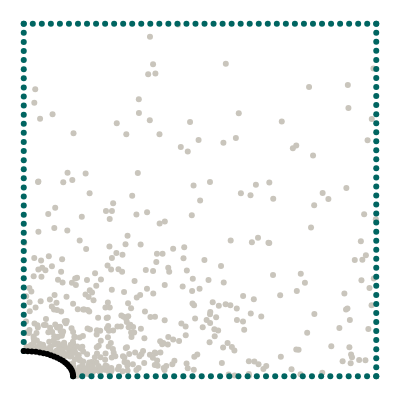

The cell this chart's notebook holds for it:
### Markdown cell above
## Geometry

We want to model a quarter of a plate with an elliptical hole. The domain itself is represented by collocation points, the boundaries are represented by uniformly sampled points along the perimeter.

### Code cell
import torch
from torch.optim.lr_scheduler import StepLR, ExponentialLR
import numpy as np
from scipy.stats import qmc
from plotly.express.colors import sequential
import plotly.graph_objects as go
import plotly.figure_factory as ff
from tqdm import tqdm
import matplotlib.pyplot as plt
from scipy.interpolate import interp1d
import pandas as pd
import seaborn as sns


torch.set_default_dtype(torch.float64)
from global_constants import L, R, MU, LBD, N1, N2

from new_plate_elliptic_hole import Plate 

# Elliptical axis in x direction
Rx = 0.14
Ry = R**2 / Rx
# Edge samples
N = 40
# Number of collocation points
M = 500

# Epochs
epochs = 6000
# Batch size
batch_size = 64
# Learning rate
lr = 0.0005 #0.001
# Scheduler step width
scheduler_step = 500
# Gamma factor of scheduler
scheduler_gamma = 0.6
# Number of hidden neurons
hn = 256 #recommended by wang et al



def generate_radii_list(min_Ra_x, max_Ra_x, step):
    if step == 0:
        rad_x_list = [min_Ra_x, max_Ra_x]
    else:
        num_steps = int((max_Ra_x - min_Ra_x) / step) + 1
        rad_x_list = np.linspace(min_Ra_x, max_Ra_x, num_steps)
        rad_x_list = [round(rad_x, 2) for rad_x in rad_x_list]
    rad_y_list = []
    for rad_x in rad_x_list:
        rad_y_list.append(R**2 / rad_x)
    return rad_x_list, rad_y_list

def generate_multiple_plates(min_Ra_x, max_Ra_x, step_size):

    list_collo = torch.empty(0,3,requires_grad=True)
    list_top = torch.empty(0,3,requires_grad=True)
    list_right = torch.empty(0,3,requires_grad=True)
    list_left = torch.empty(0,3,requires_grad=True)
    list_bottom = torch.empty(0,3,requires_grad=True)
    list_hole = torch.empty(0,5,requires_grad=True)

    rad_x_list, rad_y_list = generate_radii_list(min_Ra_x, max_Ra_x, step_size)
    for rad_x in rad_x_list:
        p1 = Plate(rad_x, N, M)
        #data_one_plate -> [collocation, top, right, left, bottom, hole, n_hole]
        collo_points, top_points, right_points, left_points, bottom_points, hole_points = p1.generate_dataset()
        list_collo = torch.cat((list_collo, collo_points), dim=0)
        list_top = torch.cat((list_top, top_points), dim=0)
        list_right = torch.cat((list_right, right_points), dim=0)
        list_left = torch.cat((list_left, left_points), dim=0)
        list_bottom = torch.cat((list_bottom, bottom_points), dim=0)
        list_hole = torch.cat((list_hole, hole_points), dim=0)
        
    return list_collo, list_top, list_right, list_left, list_bottom, list_hole 

def generate_multiple_plates_dict(min_Ra_x, max_Ra_x):
    dict_plate_points = dict()
    tuples = [
            ("x_collo", 0, 0),
            ("y_collo", 0, 1),
            ("x_top", 1, 0),
            ("y_top", 1, 1),
            ("x_right", 2, 0),
            ("y_right", 2, 1),
            ("x_left", 3, 0),
            ("y_left", 3, 1),
            ("x_bottom", 4, 0),
            ("y_bottom", 4, 1),
            ("x_hole", 5, 0),
            ("y_hole", 5, 1),   
        ] 
    
    rad_x_list, rad_y_list = generate_radii_list(min_Ra_x, max_Ra_x, 0.01)
    for rad_x in rad_x_list:
        p1 = Plate(rad_x, N, M)
        #data_one_plate -> [collocation, top, right, left, bottom, hole, n_hole]
        data_one_plate = p1.generate_dataset()

        for tuple in tuples:
            key = tuple[0]
            dict_plate_points.setdefault(key, []).append(data_one_plate[tuple[1]][:,tuple[2]])
        #plotting one plate
        #p1.plot_plate_with_hole(*data_one_plate)
    for key in dict_plate_points: 
        #appending list of tensors to one tensor
        dict_plate_points[key] = torch.cat(dict_plate_points[key])
        print(key, "besteht aus",dict_plate_points[key].size(), "Datenpunkten")

    collo_points = torch.column_stack([dict_plate_points["x_collo"], dict_plate_points["y_collo"]])
    top_points = torch.column_stack([dict_plate_points["x_top"], dict_plate_points["y_top"]])
    right_points = torch.column_stack([dict_plate_points["x_right"], dict_plate_points["y_right"]])
    left_points = torch.column_stack([dict_plate_points["x_left"], dict_plate_points["y_left"]])
    bottom_points = torch.column_stack([dict_plate_points["x_bottom"], dict_plate_points["y_bottom"]])
    hole_points = torch.column_stack([dict_plate_points["x_hole"], dict_plate_points["y_hole"]])

    return collo_points, top_points, right_points, left_points, bottom_points, hole_points



p99 = Plate(0.14, N, M)
collocation, top, right, left, bottom, hole = p99.generate_dataset()
p99.plot_plate_with_hole(collocation, top, right, left, bottom, hole)

### Figure 1 — Plotly figure (JSON) as saved in the notebook; plotly's stock layout.template omitted (floating-point values rounded to 4 significant figures; data arrays with more than 128 entries replaced by an {"elided": "..."} marker saying what was removed)
{"data": [{"marker": {"color": "#C9C5BC"}, "mode": "markers", "type": "scatter", "x": {"elided": "500 float values"}, "y": {"elided": "500 float values"}}, {"marker": {"color": "#006561"}, "mode": "markers", "type": "scatter", "x": [0, 0.02564, 0.05128, 0.07692, 0.1026, 0.1282, 0.1538, 0.1795, 0.2051, 0.2308, 0.2564, 0.2821, 0.3077, 0.3333, 0.359, 0.3846, 0.4103, 0.4359, 0.4615, 0.4872, 0.5128, 0.5385, 0.5641, 0.5897, 0.6154, 0.641, 0.6667, 0.6923, 0.7179, 0.7436, 0.7692, 0.7949, 0.8205, 0.8462, 0.8718, 0.8974, 0.9231, 0.9487, 0.9744, 1], "y": [1, 1, 1, 1, 1, 1, 1, 1, 1, 1, 1, 1, 1, 1, 1, 1, 1, 1, 1, 1, 1, 1, 1, 1, 1, 1, 1, 1, 1, 1, 1, 1, 1, 1, 1, 1, 1, 1, 1, 1]}, {"marker": {"color": "#006561"}, "mode": "markers", "type": "scatter", "x": [0.14, 0.1661, 0.1921, 0.2182, 0.2442, 0.2703, 0.2964, 0.3224, 0.3485, 0.3745, 0.4006, 0.4267, 0.4527, 0.4788, 0.5048, 0.5309, 0.557, 0.583, 0.6091, 0.6352, 0.6612, 0.6873, 0.7133, 0.7394, 0.7655, 0.7915, 0.8176, 0.8436, 0.8697, 0.8958, 0.9218, 0.9479, 0.9739, 1], "y": [0, 0, 0, 0, 0, 0, 0, 0, 0, 0, 0, 0, 0, 0, 0, 0, 0, 0, 0, 0, 0, 0, 0, 0, 0, 0, 0, 0, 0, 0, 0, 0, 0, 0]}, {"marker": {"color": "#006561"}, "mode": "markers", "type": "scatter", "x": [0, 0, 0, 0, 0, 0, 0, 0, 0, 0, 0, 0, 0, 0, 0, 0, 0, 0, 0, 0, 0, 0, 0, 0, 0, 0, 0, 0, 0, 0, 0, 0, 0, 0, 0, 0, 0], "y": [0.07143, 0.09722, 0.123, 0.1488, 0.1746, 0.2004, 0.2262, 0.252, 0.2778, 0.3036, 0.3294, 0.3552, 0.381, 0.4067, 0.4325, 0.4583, 0.4841, 0.5099, 0.5357, 0.5615, 0.5873, 0.6131, 0.6389, 0.6647, 0.6905, 0.7163, 0.7421, 0.7679, 0.7937, 0.8194, 0.8452, 0.871, 0.8968, 0.9226, 0.9484, 0.9742, 1]}, {"marker": {"color": "#006561"}, "mode": "markers", "type": "scatter", "x": [1, 1, 1, 1, 1, 1, 1, 1, 1, 1, 1, 1, 1, 1, 1, 1, 1, 1, 1, 1, 1, 1, 1, 1, 1, 1, 1, 1, 1, 1, 1, 1, 1, 1, 1, 1, 1, 1, 1, 1], "y": [0, 0.02564, 0.05128, 0.07692, 0.1026, 0.1282, 0.1538, 0.1795, 0.2051, 0.2308, 0.2564, 0.2821, 0.3077, 0.3333, 0.359, 0.3846, 0.4103, 0.4359, 0.4615, 0.4872, 0.5128, 0.5385, 0.5641, 0.5897, 0.6154, 0.641, 0.6667, 0.6923, 0.7179, 0.7436, 0.7692, 0.7949, 0.8205, 0.8462, 0.8718, 0.8974, 0.9231, 0.9487, 0.9744, 1]}, {"marker": {"color": "black"}, "mode": "markers", "type": "scatter", "x": [0.14, 0.1395, 0.1381, 0.1357, 0.1324, 0.1282, 0.1231, 0.1172, 0.1105, 0.103, 0.09482, 0.08599, 0.07657, 0.06663, 0.05624, 0.04546, 0.03437, 0.02304, 0.01156, 8.573e-18], "y": [0, 0.005899, 0.01176, 0.01753, 0.02319, 0.02869, 0.034, 0.03907, 0.04387, 0.04838, 0.05255, 0.05637, 0.0598, 0.06282, 0.06541, 0.06756, 0.06924, 0.07045, 0.07118, 0.07143]}], "layout": {"height": 400, "margin": {"b": 0, "l": 0, "r": 0, "t": 0}, "showlegend": false, "width": 400, "xaxis": {"visible": false}, "yaxis": {"scaleanchor": "x", "visible": false}}}
